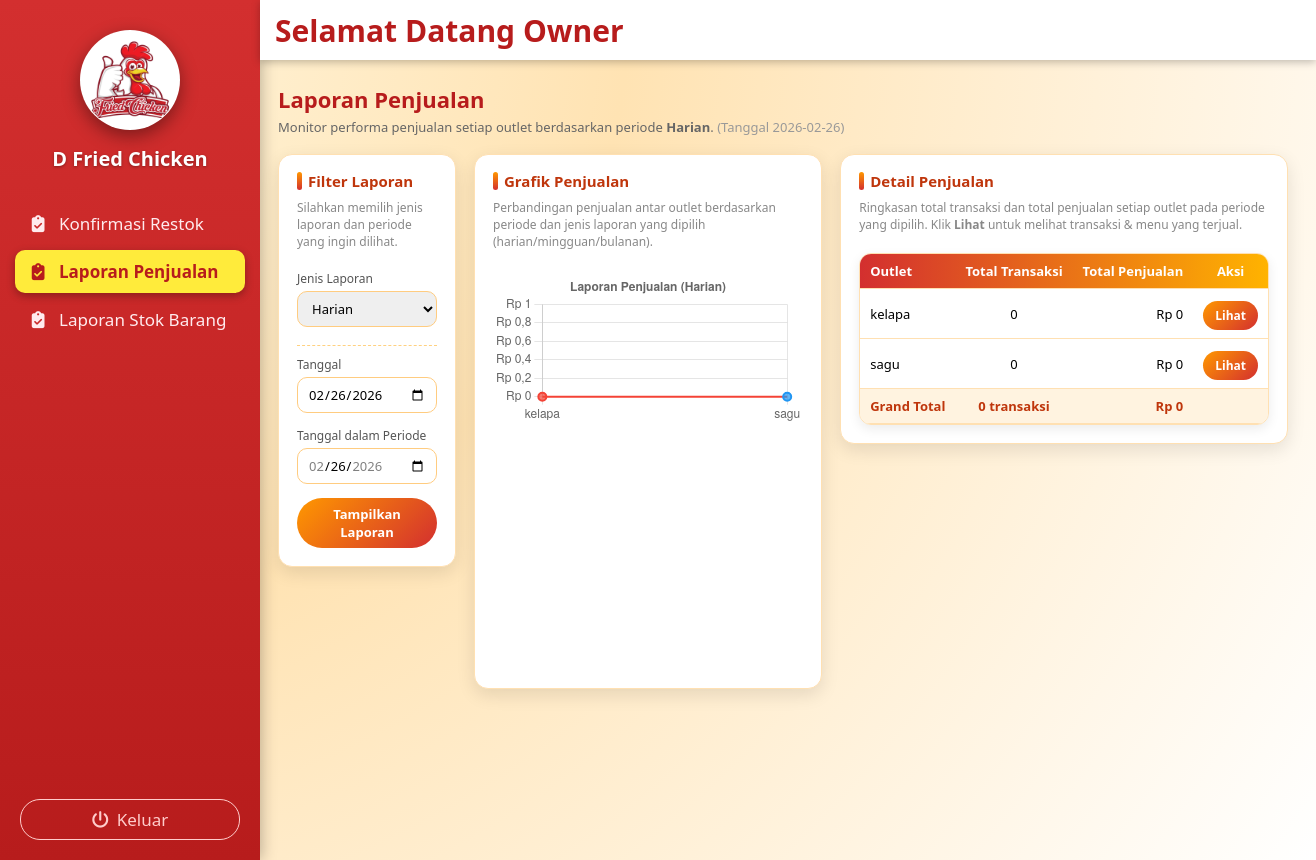
The page /owner/laporan_penjualan/laporan_penjualan.php on the database as committed earlier.
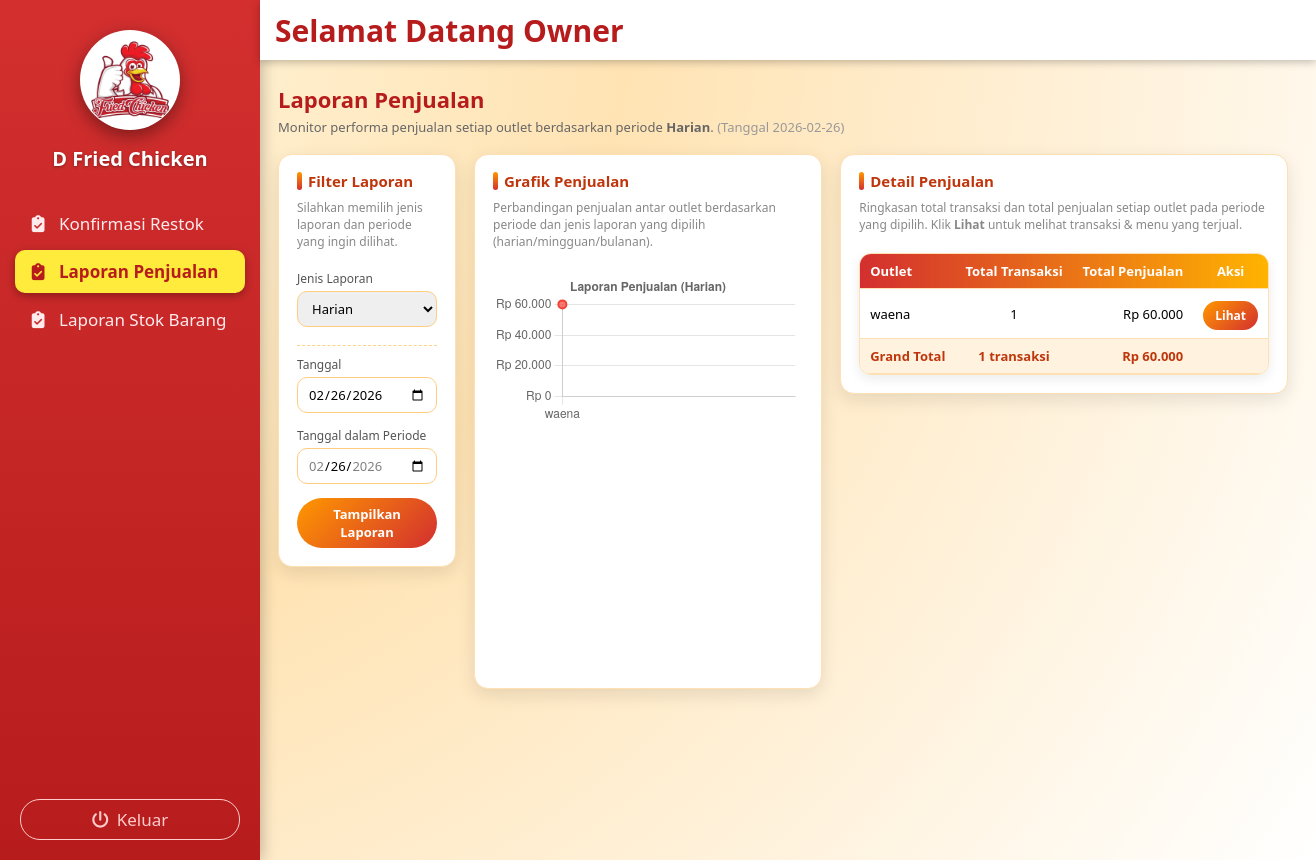
The same page on the database as committed later.
### tables this page shows
CREATE TABLE `outlet` (
  `id_outlet` int NOT NULL,
  `nama_outlet` varchar(15) NOT NULL,
  `alamat` text NOT NULL
);

### owner/laporan_penjualan/laporan_penjualan.php (the view, shortened to what the changed rows need)
<?php
include '../../koneksi/sidebarowner.php';
include '../../koneksi/koneksi.php';
if (!isset($koneksi) && isset($conn)) {
    $koneksi = $conn;
}
$jenis_laporan = $_GET['jenis_laporan'] ?? 'harian';
$tanggal_hari_ini = date('Y-m-d');
$bulan_ini        = date('m');
$tahun_ini        = date('Y');
$tanggal_harian = $_GET['tanggal_harian'] ?? $tanggal_hari_ini;
$tanggal_mulai_minggu   = $_GET['tanggal_mulai_minggu']   ?? date('Y-m-d', strtotime('monday this week'));
$tanggal_selesai_minggu = $_GET['tanggal_selesai_minggu'] ?? date('Y-m-d', strtotime('sunday this week'));
$tahun_bulanan = $_GET['tahun_bulanan'] ?? $tahun_ini;
$bulan_bulanan = $_GET['bulan_bulanan'] ?? $bulan_ini;
if ($jenis_laporan == 'harian') {
    $periode_mulai   = $tanggal_harian;
    $periode_selesai = $tanggal_harian;
} elseif ($jenis_laporan == 'mingguan') {
    $periode_mulai   = $tanggal_mulai_minggu;
    $periode_selesai = $tanggal_selesai_minggu;
    $label_periode   = "Mingguan";
    $sub_label       = "Periode $tanggal_mulai_minggu s/d $tanggal_selesai_minggu";
} else {
    $bulan_bulanan = str_pad($bulan_bulanan, 2, '0', STR_PAD_LEFT);
    $periode_mulai   = "$tahun_bulanan-$bulan_bulanan-01";
    $periode_selesai = date("Y-m-t", strtotime($periode_mulai));
    $label_periode   = "Bulanan";
    $sub_label       = "Bulan " . $bulan_bulanan . "-" . $tahun_bulanan;
}
$sqlSummary = "
    SELECT
        o.id_outlet,
        o.nama_outlet,
        COUNT(p.id_penjualan) AS total_transaksi,
        COALESCE(SUM(p.total_harga), 0) AS total_penjualan
    FROM outlet o
    LEFT JOIN penjualan p
        ON p.id_outlet = o.id_outlet
       AND DATE(p.tanggal) BETWEEN ? AND ?
    GROUP BY o.id_outlet, o.nama_outlet
    ORDER BY o.nama_outlet
";
$stmt = $koneksi->prepare($sqlSummary);
$stmt->bind_param("ss", $periode_mulai, $periode_selesai);
$stmt->execute();
$result = $stmt->get_result();
$rows = [];
$grand_total = 0;
$total_transaksi_all = 0;
while ($row = $result->fetch_assoc()) {
    $row['total_transaksi'] = (int)$row['total_transaksi'];
    $row['total_penjualan'] = (int)$row['total_penjualan'];
    $rows[] = $row;
    $grand_total += $row['total_penjualan'];
    $total_transaksi_all += $row['total_transaksi'];
}
?>
<!DOCTYPE html>
<html lang="id">
<head>
</head>
<body>
<div class="pembungkus-halaman">
    <h1 class="judul-halaman">Laporan Penjualan</h1>
    <div class="tata-letak-laporan">
        <div class="kartu">
            <div class="wadah-grafik">
                <canvas id="chartPenjualan"></canvas>
            </div>
        </div>
        <div class="kartu">
            <div class="pembungkus-tabel">
                <div class="gulir-tabel">
                    <table>
                        <thead>
                            <tr id="table-head-row">
                                <th>Outlet</th>
                                <th class="teks-tengah">Total Transaksi</th>
                                <th class="teks-kanan">Total Penjualan</th>
                                <th class="teks-tengah">Aksi</th>
                            </tr>
                        </thead>
                        <tbody>
                        <?php if (!empty($rows)): ?>
                            <?php foreach ($rows as $r): ?>
                                <?php $oid = (int)$r['id_outlet']; ?>
                                <tr id="summary-row-<?= $oid; ?>">
                                    <td><?= htmlspecialchars($r['nama_outlet']); ?></td>
                                    <td class="teks-tengah"><?= number_format($r['total_transaksi'], 0, ',', '.'); ?></td>
                                    <td class="teks-kanan">Rp <?= number_format($r['total_penjualan'], 0, ',', '.'); ?></td>
                                    <td class="teks-tengah">
                                        <button type="button"
                                                id="btn-toggle-<?= $oid; ?>"
                                                class="tombol-utama"
                                                style="padding:6px 12px; font-size:12px;"
                                                onclick="toggleOutletDetail(<?= $oid; ?>)">
                                            Lihat
                                        </button>
                                    </td>
                                </tr>
                            <?php endforeach; ?>
                        <?php else: ?>
                            <tr class="baris-kosong">
                                <td colspan="4">Tidak ada data laporan untuk periode ini.</td>
                            </tr>
                        <?php endif; ?>
                        </tbody>
                        <tfoot>
                            <tr id="grand-total-row">
                                <th>Grand Total</th>
                                <th class="teks-tengah"><?= number_format($total_transaksi_all, 0, ',', '.'); ?> transaksi</th>
                                <th class="teks-kanan">Rp <?= number_format($grand_total, 0, ',', '.'); ?></th>
                                <th></th>
                            </tr>
                        </tfoot>
                    </table>
                </div>
            </div>
        </div>
    </div>
</div>
</body>
</html>

Rows that differ between the two databases and show on the page:
removed outlet: nama_outlet "kelapa", total_transaksi "0", total_penjualan "0"
removed outlet: nama_outlet "sagu", total_transaksi "0", total_penjualan "0"
added outlet: nama_outlet "waena", total_transaksi "1", total_penjualan "60.000"
Other text that changed with them:
chart data {{ json_encode($chart_labels) }}: ["kelapa","sagu"] → ["waena"]
chart data {{ json_encode($chart_datasets) }}: [{"label":"Total Penjualan","data":[0,0]}] → [{"label":"Total Penjualan","data":[60000]}]
$total_transaksi_all: "0" → "1"
$grand_total: "0" → "60.000"
